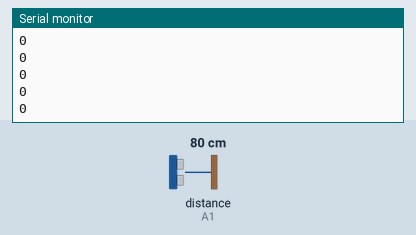
Simulated run of this sketch. Board: Arduino Uno, built with avr-gcc and run on an emulated ATmega328P. Parts: the last lines printed to the serial monitor. Inputs (shaded band) come from the test bench; at power-on: distance to the obstacle (sensor on A1) 80 cm. The echo pulse lasts 58.3 µs per cm.

Above: at 1.2 s.
1.3 s: distance to the obstacle (sensor on A1) set to 2 cm
At 2.4 s:
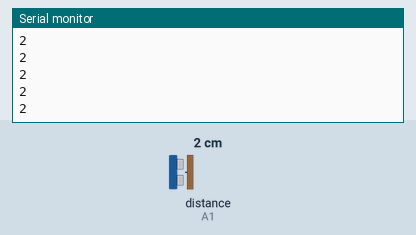
2.8 s: distance to the obstacle (sensor on A1) set to 4 cm
At 3.7 s:
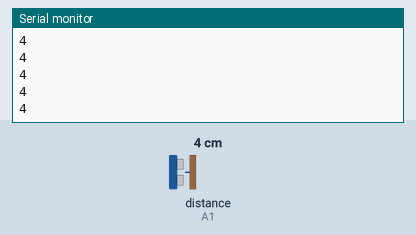
Timing chart, 0 to 5.8 s (numbered marks = the images above; inputs shaded):
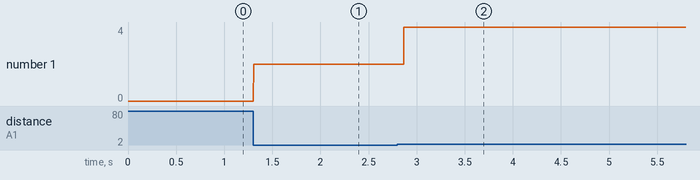

The sketch:

testUltrsonic.ino
```cpp
#include "Wire.h"
#include "I2Cdev.h"
#include "MPU6050.h"
#include "math.h"
#include <NewPing.h>

//-------Ultrasonic Pins-----------------
#define TRIGGER_PIN A2
#define ECHO_PIN A1
#define MAX_DISTANCE 75
NewPing sonar(TRIGGER_PIN, ECHO_PIN, MAX_DISTANCE);
unsigned int FRightDistance;
int FRightDuration;
int distanceCm;   //ultrasonic distance
void setup() {
  // put your setup code here, to run once:
Serial.begin(9600);
//  pinMode(TRIGGER_PIN, OUTPUT);
//  pinMode(ECHO_PIN, INPUT);
}

void loop() {
 distanceCm = sonar.ping_cm();
 Serial.println(distanceCm);
// Serial.println(FRightUltrasonic());

}

unsigned int FRightUltrasonic() {
  digitalWrite(TRIGGER_PIN, LOW);
  delayMicroseconds(2);
  digitalWrite(TRIGGER_PIN, HIGH);
  delayMicroseconds(10);
  digitalWrite(TRIGGER_PIN, LOW);
  FRightDuration = pulseIn(ECHO_PIN, HIGH);
  return (FRightDuration / 2) / 29.1;
}
```

Measured:
- after the input at 1.3 s, the serial monitor: prints a new line at once (image 1)
- after the input at 2.8 s, the serial monitor: prints a new line after 0.07 s (image 2)
- plotted number 1: 0 → 2 after the input at 1.3 s, 2 → 4 after the input at 2.8 s
